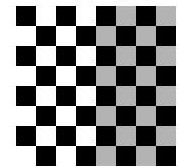
#> input picture BitImage/chek.jpg, 179 x 167 px
$ python main.py
#> lines starting #> are read from the running program, lines starting #| are printed output that depends on the picture
### BitImage/CannyEdgeDetection.py
import numpy as np
import matplotlib.pyplot as plt
import math

class cannyEdge:
    """
    Written by Simon Rask
    Source: https://en.wikipedia.org/wiki/Canny_edge_detector

    * Apply Gaussian filter to smooth the image in order to remove the noise
    * Find the intensity gradients of the image
        * We use the Sobel operator
        * Source: https://en.wikipedia.org/wiki/Sobel_operator
    * Apply non-maximum suppression to get rid of spurious response to edge detection
    * Apply double threshold to determine potential edges
    * Track edge by hysteresis:
       Finalize the detection of edges by suppressing all the other edges that are weak
       and not connected to strong edges.
    """
    def __init__(self):
        return

    # [51 lines left out: functions GaussFilter, Sobel_operator, not called in this run]


    def conv(self, img, kernel, Extend=False):
        """
        Function that convoludes the image as follows
        img[i,j] = sum_m^n b[m,n]*img[i+m,j+n]
        """
        # Error Checking - inputs
        if not all([isinstance(img, np.ndarray),
                    isinstance(kernel, np.ndarray)]):
            return -1

        # Dimensions of the original image
        h_img = img.shape[0]
        w_img = img.shape[1]

        # Error Checking - kernel must be square
        if kernel.shape[0]!=kernel.shape[1]:
            return -2

        # Set kernel size
        kernel_size = kernel.shape[0]
        k = (kernel_size-1)//2

        # Error Checking - kernel dimensions must be odd
        if (kernel_size%2==0):
            return -2

        # Zero-padding the image
        img_padded = np.zeros((h_img+kernel_size-1,w_img+kernel_size-1))
        img_padded[k:-k,k:-k] = img

        # Initialize output image
        out_img = np.zeros_like(img)

        # Image convolution
        for row in range(h_img):
            for col in range(w_img):
                for i in range(kernel_size):
                    for j in range(kernel_size):
                        out_img[row, col]+=img_padded[row+i-k, col+j-k]*kernel[i,j] # TODO GO FIX!

        return out_img

### BitImage/main.py
import cv2
import numpy as np
from CannyEdgeDetection import cannyEdge
import matplotlib.pyplot as plt
import matplotlib.image as mpimg

# Reading an image in default mode
img = cv2.imread('chek.jpg', 0)
#> img is the input picture: shape (167, 179); min 0, max 255, mean 129.7

img_shape = img.shape
#> img_shape = (167, 179)

cd = cannyEdge()

ker = np.array([
    [1,0,0],
    [0,0,0],
    [0,0,1]])
res = cd.conv(img, ker)
#> in conv, `img_padded[k:-k,k:-k] = img`:
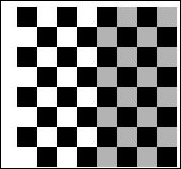
#> img_padded: shape (169, 181) float64; min 0, max 255, mean 126.7
#> after the loop in conv, `for row in range(h_img):`:
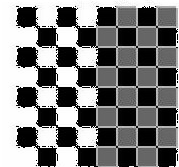
#> out_img: shape (167, 179); min 0, max 255, mean 124.7
"""
gauss =  cd.GaussFilter(3,sigma=2)
res = cd.conv(img, gauss)

edge = cd.Sobel_operator(res)
"""
plt.subplot(2,1,1)
plt.imshow(res, cmap='gray')
#plt.title("vertical Edge")

plt.subplot(2,1,2)
plt.imshow(img, cmap='gray')

plt.show()
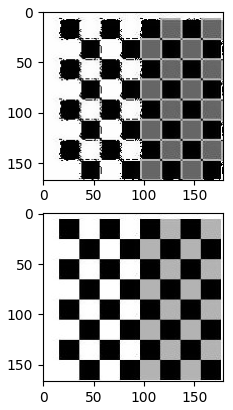
#> figure drawn by matplotlib, 2 panels
